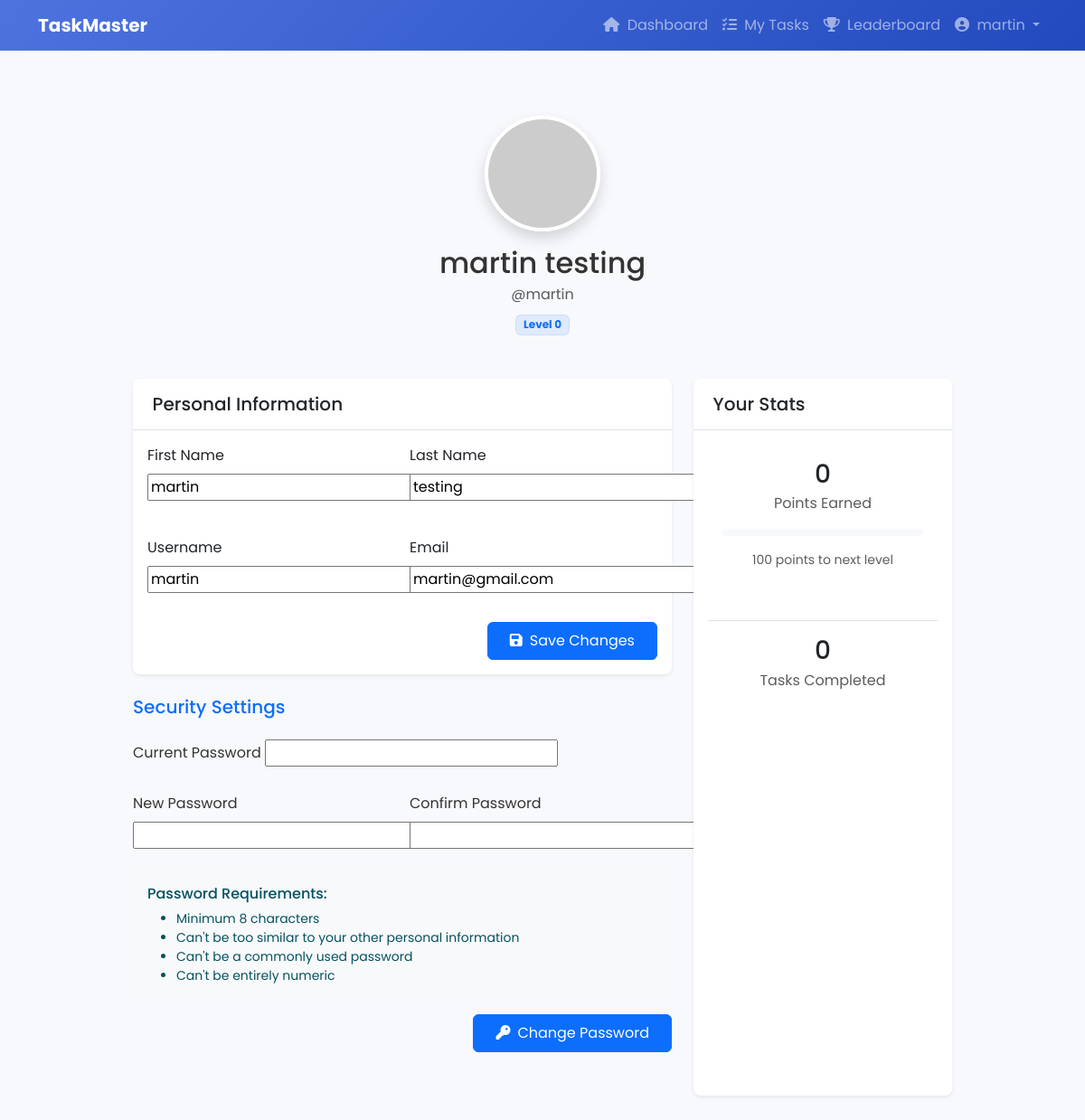
The page /profile/ (signed in) on the database its author committed.
### myapp/models.py (models this page shows, shortened)
class CustomUser(AbstractUser):
    is_admin = models.BooleanField(default=False)
    points = models.IntegerField(default=0)
    rewards = models.IntegerField(default=0)

### myapp/views.py (the view, shortened to what this page needs)
# urls.py: path('profile/', user_profile, name='user_profile'),
@login_required
def user_profile(request):
    profile_form = UserProfileForm(instance=request.user)
    password_form = PasswordChangeForm(request.user)
    completed_count = request.user.assigned_tasks.filter(status='verified').count()
    current_level = request.user.rewards // 100
    next_level_points = (current_level + 1) * 100
    points_needed = max(0, next_level_points - request.user.points)
    progress = (request.user.points % 100) if current_level > 0 else request.user.points
    context = {
        'profile_form': profile_form,
        'password_form': password_form,
        'completed_count': completed_count,
        'progress': progress,
        'points_needed': points_needed,
    }
    if request.user.is_admin:
        context.update({
            'user_count': CustomUser.objects.filter(is_admin=False).count(),
            'task_count': Task.objects.count(),
            'recent_tasks': Task.objects.order_by('-created_at')[:5],
            'is_admin': True
        })
    else:
        context.update({
            'points': request.user.points,
            'reward_level': f"Level {request.user.rewards // 100 + 1}",
            'is_admin': False
        })
    template = 'myapp/admin_profile.html' if request.user.is_admin else 'myapp/user_profile.html'
    return render(request, template, context)

### myapp/forms.py
class UserProfileForm(forms.ModelForm):
    class Meta:
        model = CustomUser
        fields = ['first_name', 'last_name', 'email', 'username']
    def __init__(self, *args, **kwargs):
        super().__init__(*args, **kwargs)
        self.fields['email'].required = True

### myapp/templates/myapp/user_profile.html (shortened to what this page needs)
{% extends "myapp/base_user.html" %}
{% load static %}
{% block content %}
<div class="container py-5">
    <div class="row justify-content-center">
        <div class="col-lg-10">
            <div class="text-center mb-5">
                <div class="avatar-xxl position-relative mx-auto mb-3">
                    <img src="https://ui-avatars.com/api/?name={{ request.user.username }}&background=4f46e5&color=fff&size=128"
                         class="rounded-circle border border-4 border-white shadow"
                         alt="Profile" width="128" height="128">
                </div>
                <h2 class="mb-1">{{ request.user.get_full_name|default:request.user.username }}</h2>
                <p class="text-muted mb-2">@{{ request.user.username }}</p>
                <span class="badge bg-primary bg-opacity-10 text-primary border border-primary border-opacity-10">
                    Level {{ request.user.rewards|default:0 }}
                </span>
            </div>
            <div class="row g-4">
                <div class="col-lg-8">
                    <div class="card border-0 shadow-sm mb-4">
                        <div class="card-header bg-transparent border-bottom py-3">
                            <h5 class="mb-0">Personal Information</h5>
                        </div>
                        <div class="card-body">
                            <form method="post" name="profile_form" class="needs-validation" novalidate>
                                <div class="row g-3">
                                    <div class="col-md-6">
                                        <div class="form-group mb-4">
                                            <label class="form-label">First Name</label>
                                            {{ profile_form.first_name }}
                                        </div>
                                    </div>
                                    <div class="col-md-6">
                                        <div class="form-group mb-4">
                                            <label class="form-label">Last Name</label>
                                            {{ profile_form.last_name }}
                                        </div>
                                    </div>
                                    <div class="col-md-6">
                                        <div class="form-group mb-4">
                                            <label class="form-label">Username</label>
                                            {{ profile_form.username }}
                                        </div>
                                    </div>
                                    <div class="col-md-6">
                                        <div class="form-group mb-4">
                                            <label class="form-label">Email</label>
                                            {{ profile_form.email }}
                                        </div>
                                    </div>
                                </div>
                                <div class="d-flex justify-content-end mt-2">
                                    <button type="submit" class="btn btn-primary px-4 py-2">
                                        <i class="fas fa-save me-2"></i>Save Changes
                                    </button>
                                </div>
                            </form>
                        </div>
                    </div>
<div class="mb-5">
    <h5 class="mb-4 text-primary">Security Settings</h5>
    <form method="post" name="password_form" class="needs-validation" novalidate>
        <div class="form-group mb-4">
            <label class="form-label">Current Password</label>
            {{ password_form.old_password }}
        </div>
        <div class="row g-3">
            <div class="col-md-6">
                <div class="form-group mb-4">
                    <label class="form-label">New Password</label>
                    {{ password_form.new_password1 }}
                </div>
            </div>
            <div class="col-md-6">
                <div class="form-group mb-4">
                    <label class="form-label">Confirm Password</label>
                    {{ password_form.new_password2 }}
                </div>
            </div>
        </div>
        <div class="alert alert-info bg-light border-0 small">
            <h6 class="alert-heading">Password Requirements:</h6>
            <ul class="mb-0">
                <li>Minimum 8 characters</li>
                <li>Can't be too similar to your other personal information</li>
                <li>Can't be a commonly used password</li>
                <li>Can't be entirely numeric</li>
            </ul>
        </div>
        <div class="d-flex justify-content-end mt-3">
            <button type="submit" class="btn btn-primary px-4 py-2">
                <i class="fas fa-key me-2"></i>Change Password
            </button>
        </div>
    </form>
</div>
                </div>
                <div class="col-lg-4">
                    <div class="card border-0 shadow-sm h-100">
                        <div class="card-header bg-transparent border-bottom py-3">
                            <h5 class="mb-0">Your Stats</h5>
                        </div>
                        <div class="card-body">
                            <div class="text-center mb-4 p-3">
                                <h3 class="mb-1">{{ request.user.points|default:0 }}</h3>
                                <p class="text-muted mb-3">Points Earned</p>
                                <div class="progress bg-light mb-3" style="height: 8px;">
                                </div>
                                <p class="small text-muted">{{ points_needed|default:0 }} points to next level</p>
                            </div>
                            <div class="text-center p-3 border-top">
                                <h3 class="mb-1">{{ completed_count|default:0 }}</h3>
                                <p class="text-muted">Tasks Completed</p>
                            </div>
                        </div>
                    </div>
                </div>
            </div>
        </div>
    </div>
</div>
{% endblock %}

### myapp/templates/myapp/base_user.html (shortened to what this page needs)
{% load static %}
<!DOCTYPE html>
<html lang="en">
<head>
    <link href="https://cdn.jsdelivr.net/npm/bootstrap@5.3.0/dist/css/bootstrap.min.css" rel="stylesheet">
    <link rel="stylesheet" href="https://cdnjs.cloudflare.com/ajax/libs/font-awesome/6.0.0/css/all.min.css">
    <link rel="stylesheet" href="{% static 'css/user.css' %}">
</head>
<body>
    <nav class="navbar navbar-expand-lg navbar-dark bg-gradient-primary">
        <div class="container">
            <a class="navbar-brand fw-bold" href="{% url 'user_dashboard' %}">TaskMaster</a>
            <div class="collapse navbar-collapse" id="navbarNav">
                <ul class="navbar-nav ms-auto">
                    <li class="nav-item">
                        <a class="nav-link" href="{% url 'user_dashboard' %}">
                            <i class="fas fa-home me-1"></i> Dashboard
                        </a>
                    </li>
                    <li class="nav-item">
                        <a class="nav-link" href="{% url 'user_tasks' %}">
                            <i class="fas fa-tasks me-1"></i> My Tasks
                        </a>
                    </li>
                    <li class="nav-item">
                        <a class="nav-link" href="{% url 'userleaderboard' %}">
                            <i class="fas fa-trophy me-1"></i> Leaderboard
                        </a>
                    </li>
                    <li class="nav-item dropdown">
                        <a class="nav-link dropdown-toggle" href="#" id="navbarDropdown" role="button" data-bs-toggle="dropdown">
                            <i class="fas fa-user-circle me-1"></i> {{ request.user.username }}
                        </a>
                    </li>
                </ul>
            </div>
        </div>
    </nav>
    <main class="container py-4">
        {% block content %}{% endblock %}
    </main>
</body>
</html>

### static/css/user.css (style rules this page uses)
:root { --primary-color: #4e73df; --secondary-color: #f8f9fc; --success-color: #1cc88a; --info-color: #36b9cc; --warning-color: #f6c23e; --danger-color: #e74a3b; --light-color: #f8f9fa; --dark-color: #5a5c69; }
body { font-family: 'Poppins', sans-serif; background-color: #f8f9fc; color: #333; }
.bg-gradient-primary { background: linear-gradient(135deg, var(--primary-color) 0%, #224abe 100%); }
.card { border-radius: 0.5rem; border: none; box-shadow: 0 0.15rem 1.75rem 0 rgba(58, 59, 69, 0.15); }
.card-header { padding: 1rem 1.35rem; background-color: #f8f9fc; border-bottom: 1px solid #e3e6f0; }
.progress { border-radius: 0.5rem; background-color: #eaecf4; }

### rows shown on the page
CustomUser: user.username "martin", user.get_full_name "martin testing", user.rewards "0", first_name "martin", last_name "testing", username "martin", email "martin@gmail.com", user.points "0"

### other values the page prints
{{ points_needed|default:0 }} "100"
{{ completed_count|default:0 }} "0"
